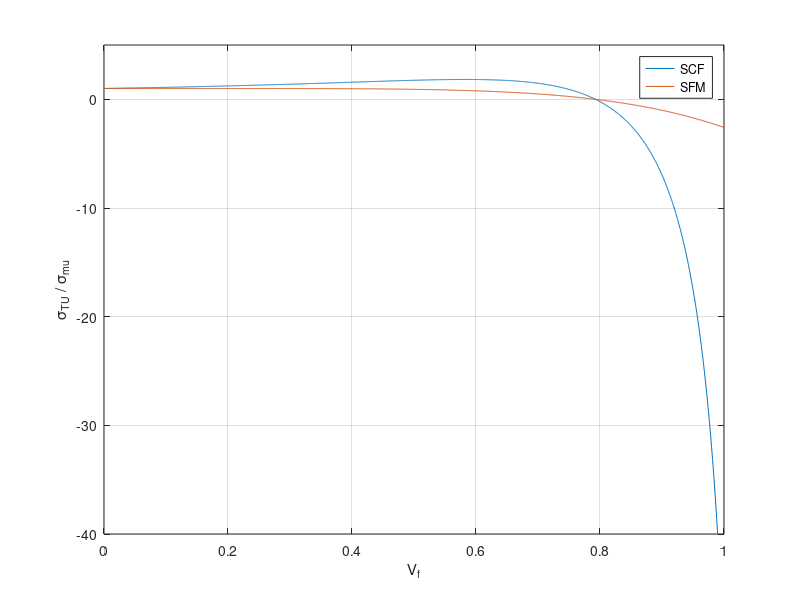

MATLAB code for this plot:



scf = @(vf) (1-(4/pi.*vf).^5.5 .* 0.95)./( 1 - vf*0.95);

smf = @(vf) (1-(4/pi.*vf).^5.5 * 0.95);

fplot(scf,[0 1])
hold on;
fplot(smf,[0 1])
ylim([-40 5])
xlabel('V_f')
ylabel('\sigma_T_U / \sigma_m_u')
legend('SCF','SFM','Location','best')
grid on;